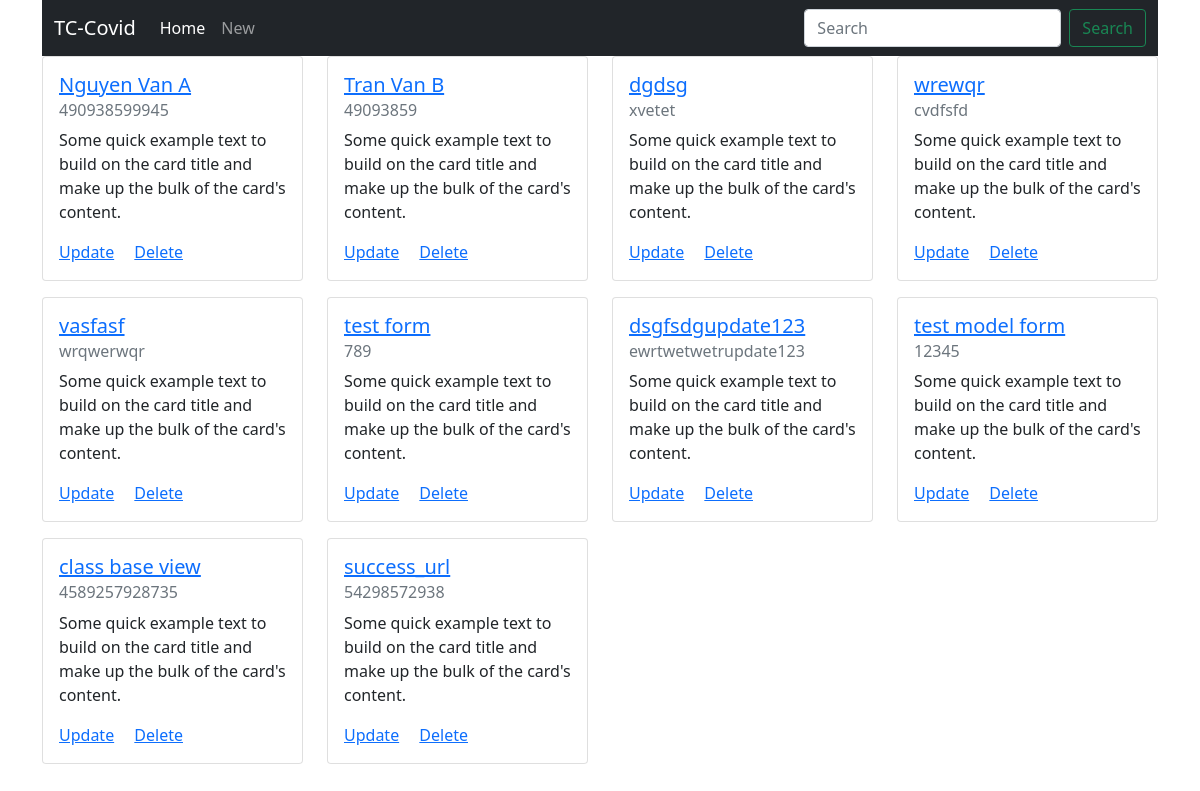
/tiemchung/, run on an earlier commit of the app's database.
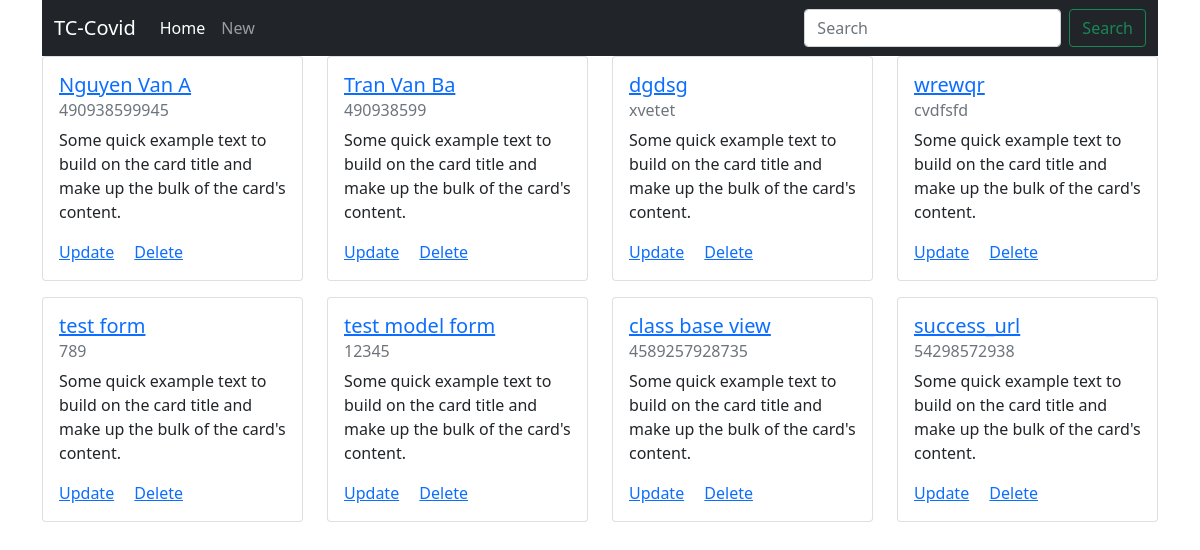
And on a later commit of the database.
### tiemchung/models.py (models this page shows, shortened)
class Dan(models.Model):
    cccd = models.CharField(max_length=20, unique=True)
    ten = models.CharField(max_length=50)
    class Meta:
        verbose_name_plural = 'Dan'

### tiemchung/views.py (the view)
# urls.py: path('', DanListView.as_view(), name='dan-list'),
class DanListView(generic.ListView):
    template_name = 'tiemchung/list.html'
    queryset = Dan.objects.all()

### tiemchung/templates/tiemchung/list.html (shortened to what this page needs)
{% extends "base.html" %}
{% block content %}
<div class="row">
{% for dan in object_list %}
    <div class="col col-3 mb-3">
        <div class="card" style="">
        <div class="card-body">
            <h5 class="card-title"><a href="{% url 'tiemchung:dan-detail' dan.pk %}">{{ dan.ten }}</a></h5>
            <h6 class="card-subtitle mb-2 text-muted">{{ dan.cccd }}</h6>
            <p class="card-text">Some quick example text to build on the card title and make up the bulk of the card's content.</p>
            <a href="{% url 'tiemchung:dan-update-model-form' dan.pk %}" class="card-link">Update</a>
            <a href="{% url 'tiemchung:dan-delete' dan.pk %}" class="card-link">Delete</a>
        </div>
        </div>
    </div>
{% endfor %}
</div>
{% endblock content %}

What changed in the data, as far as the page shows it:
removed Dan: ten "vasfasf", cccd "wrqwerwqr"
removed Dan: ten "dsgfsdgupdate123", cccd "ewrtwetwetrupdate123"
changed Dan: ten "Tran Van B" → "Tran Van Ba"; cccd "49093859" → "490938599"
